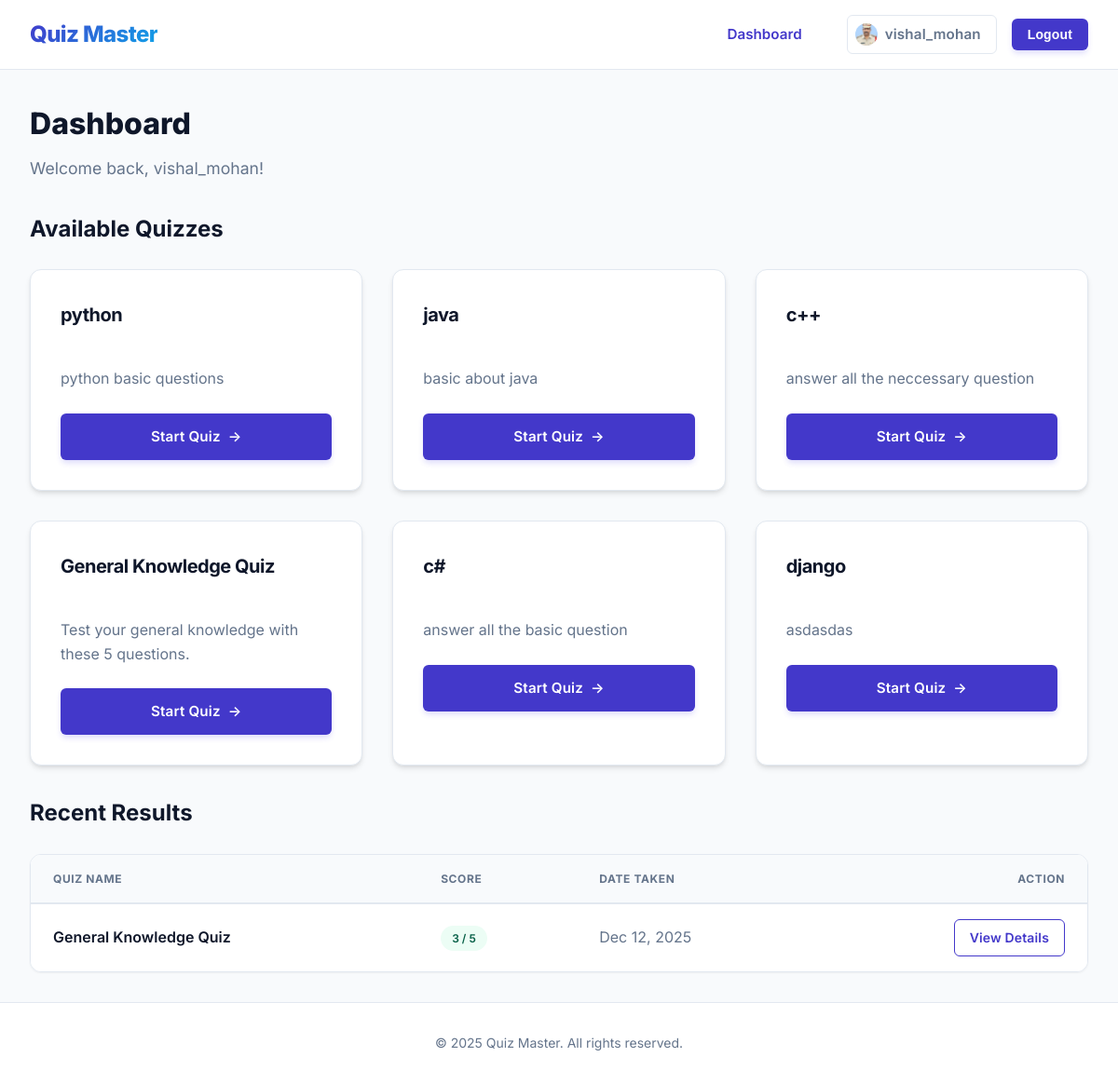
The page / (signed in) on the database its author committed.
### quiz_master/models.py (models this page shows, shortened)
class UserProfile(models.Model):
    user = models.OneToOneField(User, on_delete=models.CASCADE)
    image = models.ImageField(default='default.jpg', upload_to='profile_pics')

class Quiz(models.Model):
    title = models.CharField(max_length=200)
    description = models.TextField(blank=True)
    time_limit = models.IntegerField(default=10, help_text="Time limit in minutes")
    created_at = models.DateTimeField(auto_now_add=True)

class Result(models.Model):
    user = models.ForeignKey(User, on_delete=models.CASCADE)
    quiz = models.ForeignKey(Quiz, on_delete=models.CASCADE)
    score = models.IntegerField()
    total_questions = models.IntegerField()
    date_taken = models.DateTimeField(auto_now_add=True)

### quiz_master/views.py (the view)
# urls.py: path('', views.dashboard, name='dashboard'),
@login_required
def dashboard(request):
    quizzes = Quiz.objects.all()
    results = Result.objects.filter(user=request.user).order_by('-date_taken')
    stats = results.aggregate(
        total_quizzes=Count('id'),
        avg_score=Avg('score')
    )
    context = {
        'quizzes': quizzes,
        'results': results,
        'user_stats': stats
    }
    return render(request, 'quiz_master/dashboard.html', context)

### quiz_master/templates/quiz_master/dashboard.html (shortened to what this page needs)
{% extends 'quiz_master/base.html' %}
{% block content %}
<div style="margin-bottom: 2rem;">
    <h2 style="font-size: 2rem; font-weight: 800; color: var(--text-main); margin-bottom: 0.5rem;">Dashboard</h2>
    <p style="color: var(--text-muted); font-size: 1.1rem;">Welcome back, {{ user.username }}!</p>
</div>
<section class="mb-4">
    <div style="display: flex; justify-content: space-between; align-items: center; margin-bottom: 1.5rem;">
        <h3 style="font-size: 1.5rem; font-weight: 700; color: var(--text-main);">Available Quizzes</h3>
    </div>
    {% if quizzes %}
    <div class="grid">
        {% for quiz in quizzes %}
        <div class="card quiz-card">
            <div class="card-header">
                <h3 class="card-title">{{ quiz.title }}</h3>
            </div>
            <div style="flex: 1; display: flex; flex-direction: column;">
                <p style="color: var(--text-muted); margin-bottom: 1.5rem; line-height: 1.6;">{{ quiz.description }}</p>
                <div style="margin-top: auto;">
                    <a href="{% url 'take_quiz' quiz.id %}" class="btn btn-primary btn-block">
                        Start Quiz <span style="margin-left: 0.5rem;">→</span>
                    </a>
                </div>
            </div>
        </div>
        {% endfor %}
    </div>
    {% endif %}
</section>
<section class="mt-4">
    <h3 style="font-size: 1.5rem; font-weight: 700; color: var(--text-main); margin-bottom: 1.5rem;">Recent Results</h3>
    {% if results %}
    <div class="table-container">
        <table>
            <thead>
                <tr>
                    <th>Quiz Name</th>
                    <th>Score</th>
                    <th>Date Taken</th>
                    <th style="text-align: right;">Action</th>
                </tr>
            </thead>
            <tbody>
                {% for result in results %}
                <tr>
                    <td>
                        <div style="font-weight: 600;">{{ result.quiz.title }}</div>
                    </td>
                    <td>
                        <span class="badge badge-success">
                            {{ result.score }} / {{ result.total_questions }}
                        </span>
                    </td>
                    <td style="color: var(--text-muted);">{{ result.date_taken|date:"M d, Y" }}</td>
                    <td style="text-align: right;">
                        <a href="{% url 'result_detail' result.id %}" class="btn btn-outline-primary btn-sm">
                            View Details
                        </a>
                    </td>
                </tr>
                {% endfor %}
            </tbody>
        </table>
    </div>
    {% endif %}
</section>
{% endblock %}

### quiz_master/templates/quiz_master/base.html (shortened to what this page needs)
{% load static %}
<!DOCTYPE html>
<html lang="en">
<head>
    <link rel="stylesheet" href="{% static 'quiz_master/css/style.css' %}?v=2.0">
</head>
<body>
    <nav>
        <div class="nav-content">
            <a href="{% url 'dashboard' %}" class="nav-brand">
                Quiz Master
            </a>
            <div class="nav-links">
                <a href="{% url 'dashboard' %}"
                    class="{% if request.resolver_match.url_name == 'dashboard' %}active{% endif %}">Dashboard</a>
                {% if user.is_authenticated %}
                <div style="margin-left: 1rem; display: flex; align-items: center; gap: 1rem;">
                    <a href="{% url 'edit_profile' %}" class="btn btn-secondary btn-sm"
                        style="display: flex; align-items: center; gap: 0.5rem; text-decoration: none; padding-left: 0.5rem;">
                        {% if user.userprofile.image %}
                        <img src="{{ user.userprofile.image.url }}" alt=""
                            style="width: 24px; height: 24px; border-radius: 50%; object-fit: cover;">
                        {% else %}
                        <span style="font-size: 1.2em;">👤</span>
                        {% endif %}
                        {{ user.username }}
                    </a>
                    <form action="{% url 'logout' %}" method="post" style="display:inline;">
                        <button type="submit" class="btn btn-primary btn-sm">Logout</button>
                    </form>
                </div>
                {% endif %}
            </div>
        </div>
    </nav>
    <div class="container">
        {% block content %}
        {% endblock %}
    </div>
    <footer>
        <div class="container" style="padding: 0;">
            <p>&copy; {% now "Y" %} Quiz Master. All rights reserved.</p>
        </div>
    </footer>
</body>
</html>

### rows shown on the page
Quiz: title "python", description "python basic questions"
Quiz: title "java", description "basic about java"
Quiz: title "c++", description "answer all the neccessary question"
Quiz: title "General Knowledge Quiz", description "Test your general knowledge with these 5 questions."
Quiz: title "c#", description "answer all the basic question"
Quiz: title "django", description "asdasdas"
Result: quiz "General Knowledge Quiz", score "3", total_questions "5", date_taken "Dec 12, 2025"

### other values the page prints
{{ user.username }} "vishal_mohan"
